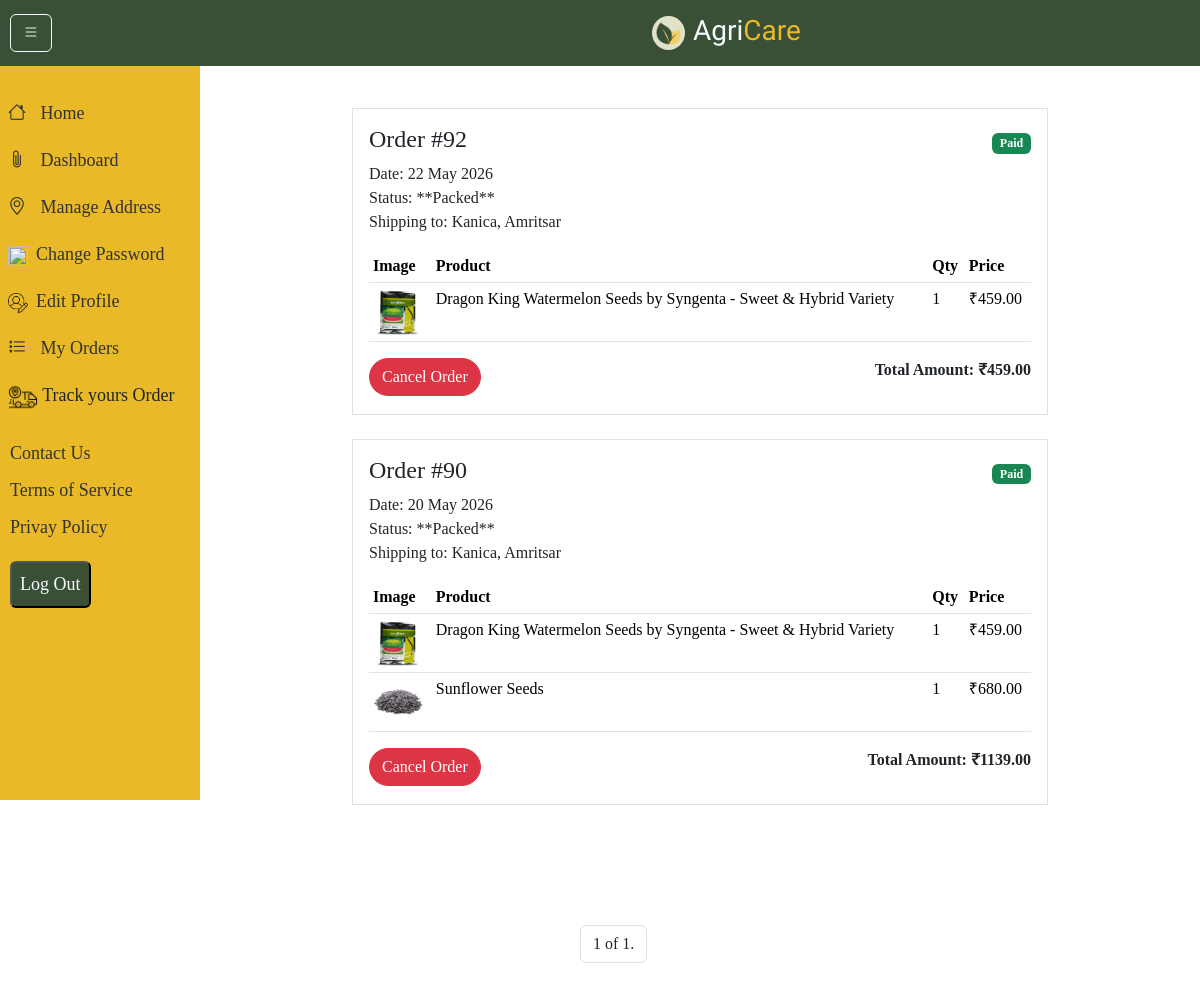
/user/track/ (signed in), run on the app's committed database.
### user/models.py (models this page shows, shortened)
class Order(models.Model):
    STATUS_CHOICES = [
        ('Pending', 'Pending'),
        ('Packed', 'Packed'),
        ('Shipped', 'Shipped'),
        ('Delivered', 'Delivered'),
        ('Cancelled', 'Cancelled'),
    ]
    user = models.ForeignKey(User, on_delete=models.CASCADE, related_name='orders')
    shipping_address = models.ForeignKey(Address, on_delete=models.SET_NULL, null=True, blank=True)
    total_amount = models.DecimalField(max_digits=10, decimal_places=2)
    status = models.CharField(max_length=20, choices=STATUS_CHOICES, default='Pending')
    payment_method = models.CharField(max_length=20, null=True, blank=True)
    razorpay_order_id = models.CharField(max_length=100, blank=True, null=True)
    razorpay_payment_id = models.CharField(max_length=100, blank=True, null=True)
    razorpay_signature = models.CharField(max_length=200, blank=True, null=True)
    is_paid = models.BooleanField(default=False)
    created_at = models.DateTimeField(auto_now_add=True)
    updated_at = models.DateTimeField(auto_now=True)
    class Meta:
        ordering = ['-created_at'] # Shows latest orders first

class Address(models.Model):
    ADDRESS_TYPE_CHOICES = [
        ('Home', 'Home'),
        ('Work', 'Work'),
        ('Other', 'Other'),
    ]
    user = models.ForeignKey(User, on_delete=models.CASCADE, related_name='addresses')
    full_name = models.CharField(max_length=100, help_text="Name of the person receiving the package")
    phone_number = models.CharField(max_length=15)
    street_address = models.CharField(max_length=255) # House No, Street, Colony
    city = models.CharField(max_length=100)
    state = models.CharField(max_length=100)
    postal_code = models.CharField(max_length=20)     # Zip/Pin Code
    country = models.CharField(max_length=100, default='India')
    address_type = models.CharField(max_length=10, choices=ADDRESS_TYPE_CHOICES, default='Home')
    is_default = models.BooleanField(default=False)
    class Meta:
        verbose_name_plural = "Addresses"

class OrderItem(models.Model):
    order = models.ForeignKey(Order, on_delete=models.CASCADE, related_name='items')
    product = models.ForeignKey(Product, on_delete=models.SET_NULL, null=True) # Keep record even if product is deleted
    price = models.DecimalField(max_digits=10, decimal_places=2) # Snapshot of price at time of purchase
    quantity = models.PositiveIntegerField(default=1)

### app/models.py (models this page shows, shortened)
class Product(models.Model):
    name=models.CharField(max_length=200, help_text="e.g., Coragen 60ml")
    brand=models.ForeignKey(Brand, on_delete=models.CASCADE, null=True)
    category=models.ForeignKey(ProductCategory, on_delete=models.CASCADE, null=True)
    product_type=models.CharField(max_length=20, choices=PRODUCT_TYPES)
    toxicity_levels=models.CharField(max_length=20,choices=TOXICITY_LEVELS)
    technical_name=models.CharField(max_length=255, blank=True)
    target_crops=models.TextField(blank=True)
    dosage=models.CharField(max_length=255, blank=True)
    description=RichTextField(blank=True, null=True)
    is_organic=models.BooleanField(default=False)
    product_image = models.ImageField(upload_to='product_images/',blank=True,null=True)
    weight_volume=models.DecimalField(max_digits=10, decimal_places=2, help_text="e.g., 100")
    unit=models.CharField(max_length=10, choices=UNITS, help_text="e.g., ml")
    mrp=models.DecimalField(max_digits=10, decimal_places=2)
    selling_price=models.DecimalField(max_digits=10,decimal_places=2,default=0)
    stock_qty=models.PositiveIntegerField(default=0)
    batch_number=models.CharField(max_length=100, blank=True)
    expiry_date=models.DateField(null=True, blank=True)
    is_active=models.BooleanField(default=True)
    created_at=models.DateTimeField(auto_now_add=True)

### user/views.py (the view)
# urls.py: path('track/',views.track_order,name='track_order'),
@login_required
def track_order(request):
    data = Order.objects.filter(user=request.user)\
        .exclude(status__in=['Delivered', 'Cancelled'])\
        .prefetch_related('items__product')\
        .order_by('-created_at')
    p = Paginator(data, 2)
    page_num = request.GET.get('page')
    orders = p.get_page(page_num)
    return render(request, 'track.html', {'orders': orders})

### app/context_processors.py (called while the page is built)
def categories(request):
    return {'categories':Category.objects.all()}

def brands(request):
    return {'brands':Brand.objects.all()}

def productcategories(request):
    return {
        'pcategories': ProductCategory.objects.filter(parent__isnull=True).
        prefetch_related('subcategories')
    }

def recent_articles(request):
    articles = Article.objects.order_by('-created_at')[:2]  # latest 2
    return {'recent_articles': articles}

### user/templates/track.html (shortened to what this page needs)
{% extends 'userbase.html' %}
{% block content %}
{% load static %}
<div class="container py-5 w-75">
    {% for order in orders %}
        <div class="order-card mb-4 border p-3">
            <div class="d-flex justify-content-between align-items-center">
                <h4>Order #{{ order.id }}</h4>
                <span class="badge {% if order.is_paid %}bg-success{% else %}bg-warning{% endif %} ">
                    {% if order.is_paid %}Paid{% else %}Unpaid{% endif %}
                </span>
            </div>
            <p class="my-0">Date: {{ order.created_at|date:"d M Y" }}</p>
            <p class="my-0">Status: **{{ order.get_status_display }}**</p>
            <p>Shipping to: {{ order.shipping_address.full_name }}, {{ order.shipping_address.city }}</p>
            <table class="table table-sm">
                <thead>
                    <tr>
                        <th>Image</th>
                        <th>Product</th>
                        <th>Qty</th>
                        <th>Price</th>
                    </tr>
                </thead>
                <tbody>
                    {% for item in order.items.all %}
                        <tr>
                            <td><img src="/media/{{item.product.product_image}}" class="" height="50" width="50" alt=""></td>
                            <td class="w-75">{{ item.product.name }}</td>
                            <td>{{ item.quantity }}</td>
                            <td>₹{{ item.price }}</td> </tr>
                    {% endfor %}
                </tbody>
            </table>
            <div class="row">
                <div class="col">
            {% if order.status == "Pending" or order.status == "Packed" %}
<form action="{% url 'cancel_order' order.id %}" method="POST">
    <button type="submit" class="btn btn-danger rounded-pill"
        onclick="return confirm('Are you sure you want to cancel this order?')">
        Cancel Order
    </button>
</form>
{% else %}
<span class="text-secondary">Cancellation Not Allowed</span>
{% endif %}
           </div>
            <div class="col text-end">
                <p class="fw-bold">Total Amount: ₹{{ order.total_amount }}</p>
            </div>
            </div>
        </div>
    {% empty %}
        <p>You haven't placed any orders yet. <a href="{% url 'home' %}">Start Shopping!</a></p>
    {% endfor %}
</div>
<nav class='mt-5'>
<ul class="pagination w-25 m-auto">
<li class="page-item">
    <span class="page-link text-dark"> {{ orders.number }} of {{ orders.paginator.num_pages }}.</span>
</li>
</nav>
{% endblock %}

### static/css/sidebar.css (style rules this page uses)
body { display: flex; }

### static/css/style.css (style rules this page uses)
:root { --theme1: #394f36; --theme2:rgb(234, 185, 39); --light:rgb(224, 227, 199); }
* { font-family: serif; }
h1,h2,h3,h4,h5,h6 { font-family: serif; }

### data on the page
Order: id "92", is_paid "Paid", created_at "22 May 2026", status "Packed", shipping_address.full_name "Kanica", shipping_address.city "Amritsar", shows "Cancel Order", total_amount "459.00"
OrderItem: product.product_image (picture), product.name "Dragon King Watermelon Seeds by Syngenta - Sweet & Hybrid Variety", quantity "1", price "459.00"
Order: id "90", is_paid "Paid", created_at "20 May 2026", status "Packed", shipping_address.full_name "Kanica", shipping_address.city "Amritsar", shows "Cancel Order", total_amount "1139.00"
OrderItem: product.product_image (picture), product.name "Dragon King Watermelon Seeds by Syngenta - Sweet & Hybrid Variety", quantity "1", price "459.00"
OrderItem: product.product_image (picture), product.name "Sunflower Seeds", quantity "1", price "680.00"

### other printed values
{{ orders.number }} "1"
{{ orders.paginator.num_pages }} "1"
